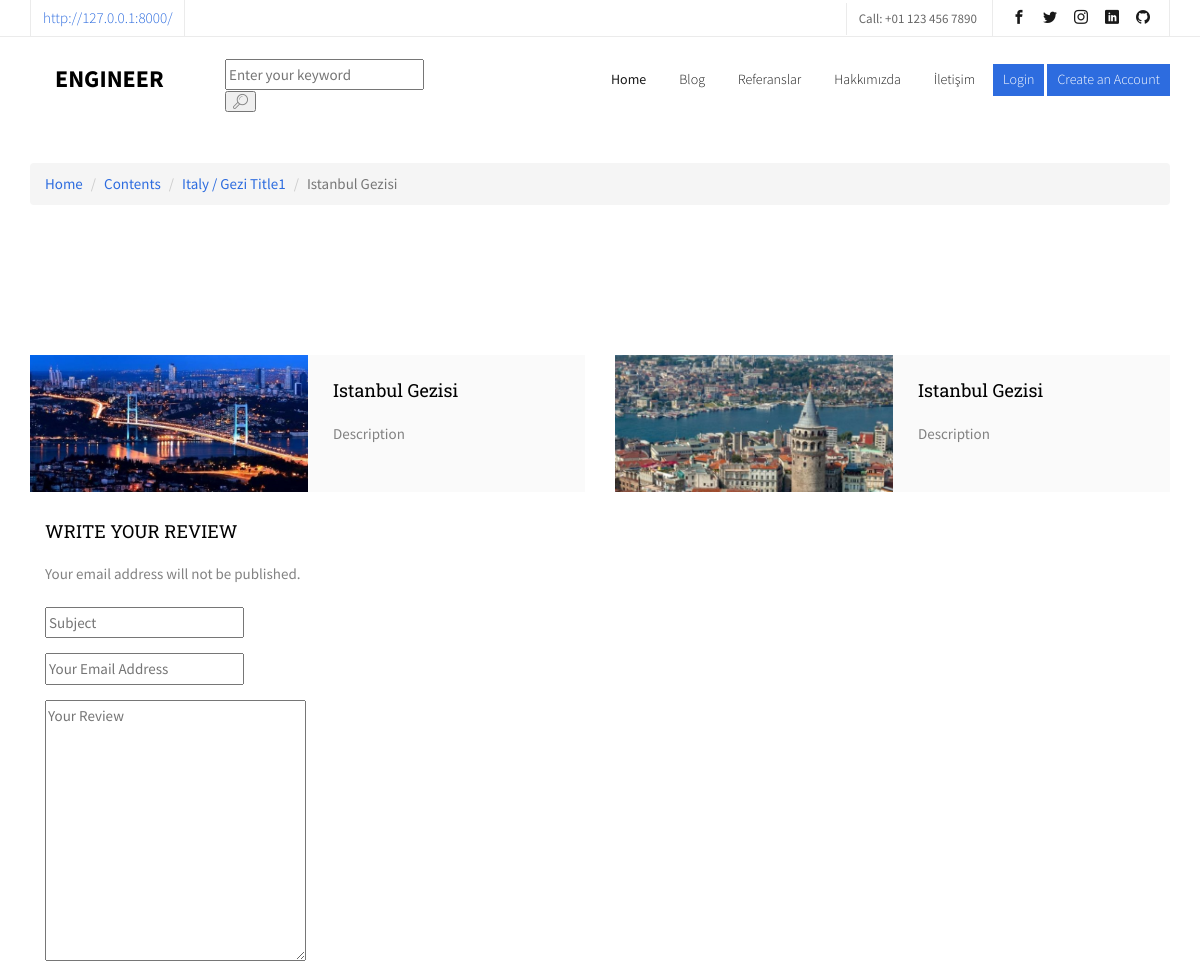
Before: /content/1/istanbul-gezisi (upper part) with the older database file.
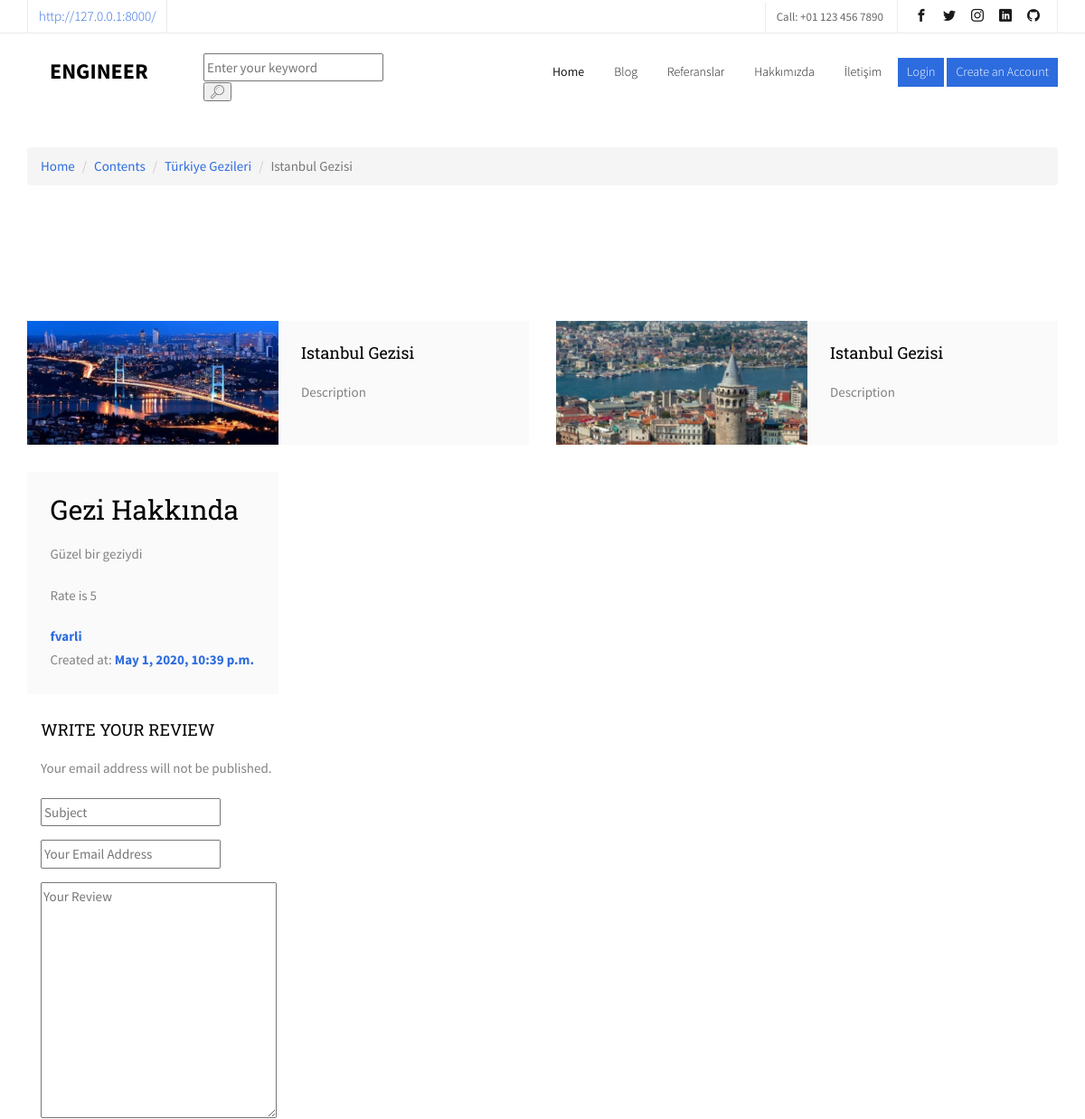
After: the same page with the newer database file.
### content/models.py (models this page shows, shortened)
class Content(models.Model):
    STATUS = (
        ('True', 'Evet'),
        ('False', 'Hayır'),
    )
    category = models.ForeignKey(Category, on_delete=models.CASCADE)
    title = models.CharField(max_length=150)
    keywords = models.CharField(blank=True, max_length=255)
    description = models.CharField(blank=True, max_length=255)
    image = models.ImageField(blank=True, upload_to='images/')
    detail = RichTextUploadingField()
    slug = models.SlugField(null=False, unique=True)
    status = models.CharField(max_length=10, choices=STATUS)
    parent = models.ForeignKey('self', blank=True, null=True, related_name='children', on_delete=models.CASCADE)
    create_at = models.DateTimeField(auto_now_add=True)
    update_at = models.DateTimeField(auto_now=True)
    def get_image_tag(self):
        if self.image:
            return mark_safe('<img src="{}" height="50"/>'.format(self.image.url))
    get_image_tag.short_description = 'Image'

class Category(MPTTModel):
    STATUS =(
        ('True', 'Evet'),
        ('False', 'Hayır'),
    )
    title = models.CharField(max_length=100)
    keywords = models.CharField(blank=True, max_length=255)
    description = models.CharField(blank=True, max_length=255)
    image = models.ImageField(blank=True, upload_to='images/')
    status = models.CharField(max_length=10, choices=STATUS)
    slug = models.SlugField(null=False, unique=True)
    parent = TreeForeignKey('self', blank=True, null=True, related_name='children', on_delete=models.CASCADE)
    create_at = models.DateTimeField(auto_now_add=True)
    update_at = models.DateTimeField(auto_now=True)
    class MPTTMeta:
        order_insertion_by = ['title']
    def __str__(self):
        full_path = [self.title]
        k = self.parent
        while k is not None:
            full_path.append(k.title)
            k = k.parent
        return ' / ' .join(full_path[::-1])
    def get_image_tag(self):
        if self.image:
            return mark_safe('<img src="{}" height="50"/>'.format(self.image.url))
    get_image_tag.short_description = 'Image'

class Images(models.Model):
    content = models.ForeignKey(Content, on_delete=models.CASCADE)
    title = models.CharField(max_length=50, blank=True)
    image = models.ImageField(blank=True, upload_to='images/')
    def get_image_tag(self):
        if self.image:
            return mark_safe('<img src="{}" height="50"/>'.format(self.image.url))
    get_image_tag.short_description = 'Image'

class Comment(models.Model):
    STATUS = (
        ('New', 'Yeni'),
        ('True', 'Evet'),
        ('False', 'Hayır'),
    )
    content = models.ForeignKey(Content, on_delete=models.CASCADE)
    user = models.ForeignKey(User, on_delete=models.CASCADE)
    subject = models.CharField(blank=True, max_length=150)
    comment = models.CharField(blank=True, max_length=255)
    email = models.CharField(blank=True, max_length=50)
    rate = models.IntegerField(blank=True)
    status = models.CharField(max_length=10, choices=STATUS, default='New')
    ip = models.CharField(blank=True, max_length=20)
    create_at = models.DateTimeField(auto_now_add=True)
    update_at = models.DateTimeField(auto_now=True)

### home/views.py (the view)
# urls.py: path('content/<int:id>/<slug:slug>', views.content_detail, name='content_detail'),
def content_detail(request, id, slug):
    category = Category.objects.all()
    content = Content.objects.get(pk=id)
    images = Images.objects.filter(content_id=id)
    comments = Comment.objects.filter(content_id=id, status='True')
    context = {'category': category,
               'images': images,
               'comments': comments,
               'content': content}
    return render(request, 'content_detail.html', context)

### home/templates/content_detail.html (shortened to what this page needs)
{% extends "homebase.html" %}
{% block content %}
    <div id="breadcrumb">
        <div class="container">
            <ul class="breadcrumb">
                <li><a href="/">Home</a></li>
                <li><a href="">Contents</a></li>
                <li><a href="/category/{{ content.category_id }}/{{ content.category.slug }}">{{ content.category }}</a></li>
                <li class="active">{{ content.title }}</li>
            </ul>
        </div>
    </div>
        <div id="fh5co-course">
		<div class="container">
			<div class="row">
                {% for rs in images %}
				    <div class="col-md-6 animate-box">
	    				<div class="course">
    						<a href="#" class="course-img" style="background-image: url({{rs.image.url}});"></a>
						    <div class="desc">
                                <h3><a href="#">{{ content.title }}</a></h3>
                                <p> {{ content.description | safe }} </p>
		    				</div>
					    </div>
			    	</div>
                {% endfor %}
                {% for rs in comments %}
                    <div class="col-md-6 animate-box">
	    				<div class="course">
						    <div class="desc">
                                <h2>{{rs.subject}}</h2>
                                <p>{{rs.comment}}</p>
                                <p>Rate is {{rs.rate}}</p>
                                <div><a href=""><b>{{ rs.user.username }}</b></a></div>
                                <div>Created at: <a href=""><b>{{ rs.create_at }}</b></a></div>
		    				</div>
					    </div>
			    	</div>
                {% endfor %}
			</div>
            <div>
                <div class="col-md-6 animate-box">
                <h4 class="text-uppercase">Write Your Review</h4>
                <p>Your email address will not be published.</p>
                    <form class="review-form" action="/content/add_comment/{{ content.id }}" method="post">
                        <div class="form-group">
                            <input class="input" type="text" name="subject" id="id_subject" placeholder="Subject" />
                        </div>
                        <div class="form-group">
                            <input class="input" type="email" name="email" id="id_email" placeholder="Your Email Address" />
                        </div>
                        <div class="form-group">
                            <textarea class="input" name="comment" id="id_comment" cols="30" rows="10" placeholder="Your Review"></textarea>
                        </div>
                    </form>
                </div>
            </div>
		</div>
	</div>
{% endblock %}

Changed rows visible on the page:
changed Content "Istanbul Gezisi": category "Italy / Gezi Title1" → "Türkiye Gezileri"
added Comment: subject "Gezi Hakkında", comment "Güzel bir geziydi", rate "5", user.username "fvarli", create_at "May 1, 2020, 10:39 p.m."
